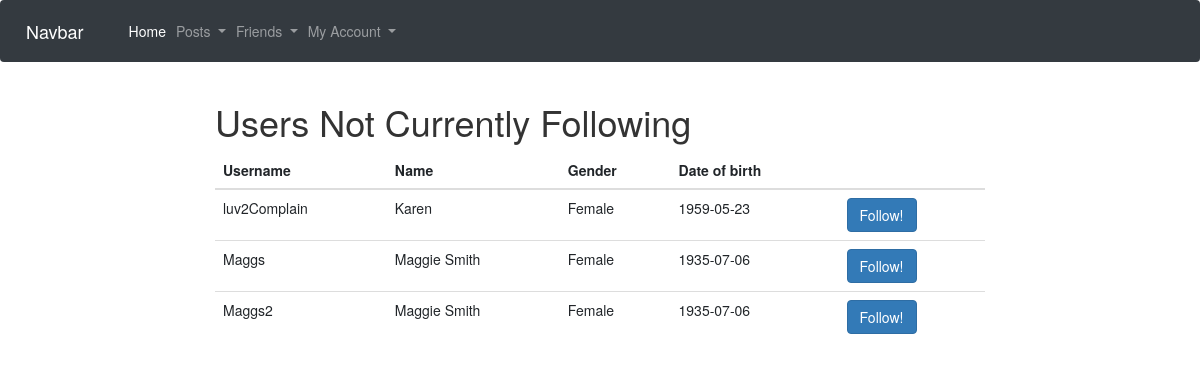
Page /findfollowers (signed in) on the earlier database version.
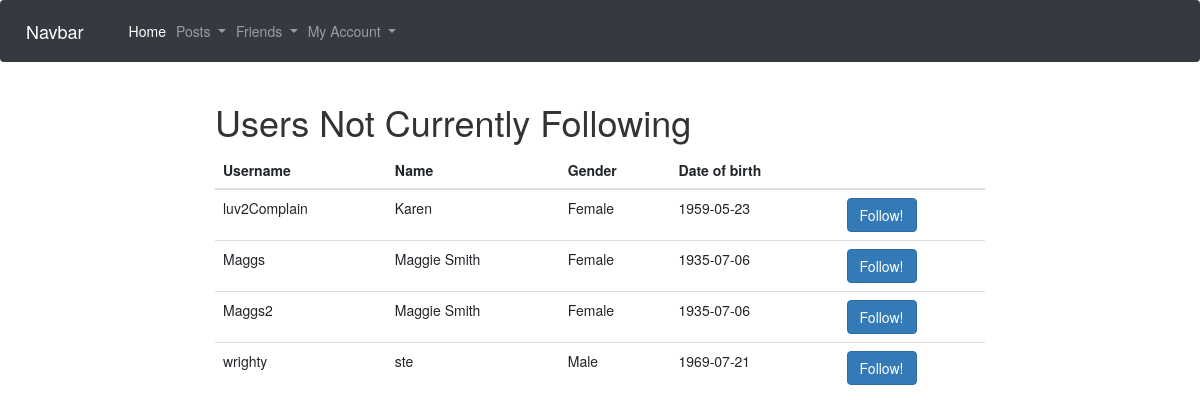
Same page on the later database version.
### app/models.py (models this page shows, shortened)
class User(UserMixin, db.Model):
    id = db.Column(db.Integer, primary_key=True)
    name = db.Column(db.String(120))
    username = db.Column(db.String(64), index=True, unique=True)
    password = db.Column(db.String(128))
    dob = db.Column(db.Date)
    gender = db.Column(db.String(20))
    posts = db.relationship('Post', backref='author', lazy='dynamic')
    friends = db.relationship('User',
                            secondary=friendship,
                            primaryjoin=id==friendship.c.user_id,
                            secondaryjoin=id==friendship.c.friend_id)
    def not_following(self):
        following = self.friends
        notFollowing = []
        current=0
        for user in User.query.all():
            for friends in self.friends:
                if user.id == friends.id:
                    current=1
            if current==0:
                notFollowing.append(user)
            current=0
        return notFollowing

### app/views.py (the view)
@app.route('/findfollowers', methods=['GET', 'POST'])
@login_required
def findUsersToFollower():
    notFollowing=current_user.not_following()
    return render_template('findusers.html', title="Find Users", users=notFollowing)

### app/models.py (called while the page is built)
@login.user_loader
def load_user(id):
    return User.query.get(int(id))

### app/templates/findusers.html
{% extends "base.html" %}
{% block content %}
<h1>Users Not Currently Following</h1>
<table class="table">
    <thead>
      <tr>
        <th>Username</th>
        <th>Name</th>
        <th>Gender</th>
        <th>Date of birth</th>
        <th></th>
      </tr>
    </thead>
    <tbody>
    {% for user in users %}
    <tr>
      <td>{{user.username}}</td>
      <td>{{user.name}}</td>
      <td>{{user.gender}}</td>
      <td>{{user.dob}}</td>
      <td><a href="/follow/{{user.id}}" class="btn btn-primary">Follow!</a></td>
    </tr>
    {% endfor %}
  </tbody>
</table>
{% endblock %}

### app/templates/base.html (shortened to what this page needs)
<!DOCTYPE html>
<html lang=en>
  <head>
    <link rel="stylesheet" href="https://stackpath.bootstrapcdn.com/bootstrap/4.2.1/css/bootstrap.min.css">
    <link rel="stylesheet" href="https://maxcdn.bootstrapcdn.com/bootstrap/3.4.1/css/bootstrap.min.css">
    <link rel="stylesheet" href="/static/style.css">
  </head>
  <body>
    <nav class="navbar navbar-expand-lg navbar-dark bg-dark">
        <a class="navbar-brand" href="#">Navbar</a>
        <div class="collapse navbar-collapse" id="navbarSupportedContent">
          <ul class="navbar-nav mr-auto">
            <li class="nav-item active">
              <a class="nav-link" href="/">Home <span class="sr-only">(current)</span></a>
            </li>
            <li class="nav-item dropdown">
                <a class="nav-link dropdown-toggle" href="#" id="navbarDropdown1" role="button" data-toggle="dropdown" aria-haspopup="true" aria-expanded="false">
                  Posts
                </a>
            </li>
            <li class="nav-item dropdown">
                <a class="nav-link dropdown-toggle" href="#" id="navbarDropdown2" role="button" data-toggle="dropdown" aria-haspopup="true" aria-expanded="false">
                  Friends
                </a>
            </li>
            <li class="nav-item dropdown">
              <a class="nav-link dropdown-toggle" href="#" id="navbarDropdown3" role="button" data-toggle="dropdown" aria-haspopup="true" aria-expanded="false">
                My Account
              </a>
            </li>
          </ul>
        </div>
      </nav>
    <div class="container-fluid">
      <div class="row">
          <div class="col-lg-8">
            {% block content %}{% endblock %}
          </div>
        </div>
      </div>
  </body>
</html>

### app/static/style.css (style rules this page uses)
.col-lg-8 { min-height: 800px; margin: auto; }

Differences in the rows shown:
added User: username "wrighty", name "ste", gender "Male", dob "1969-07-21"
